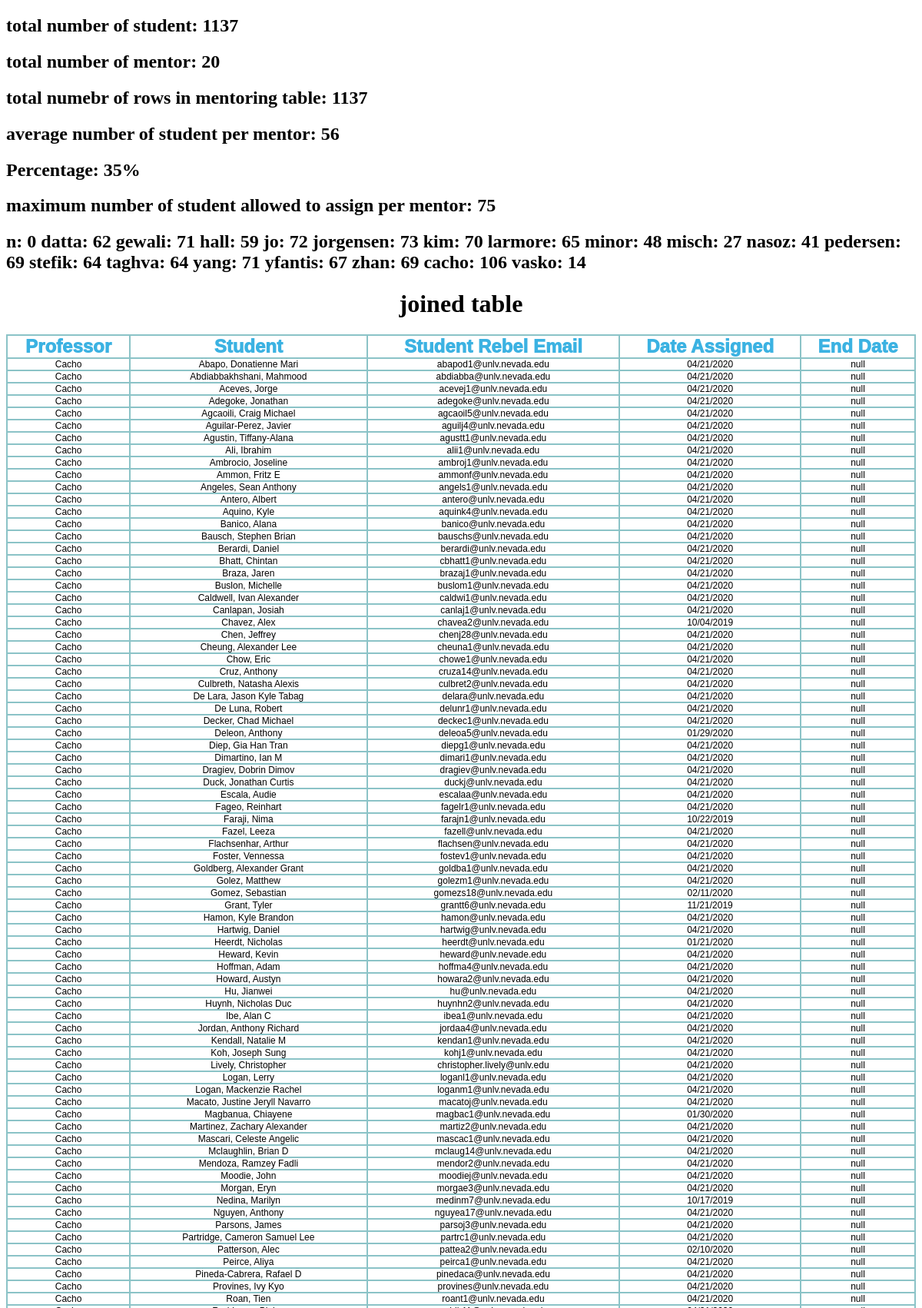
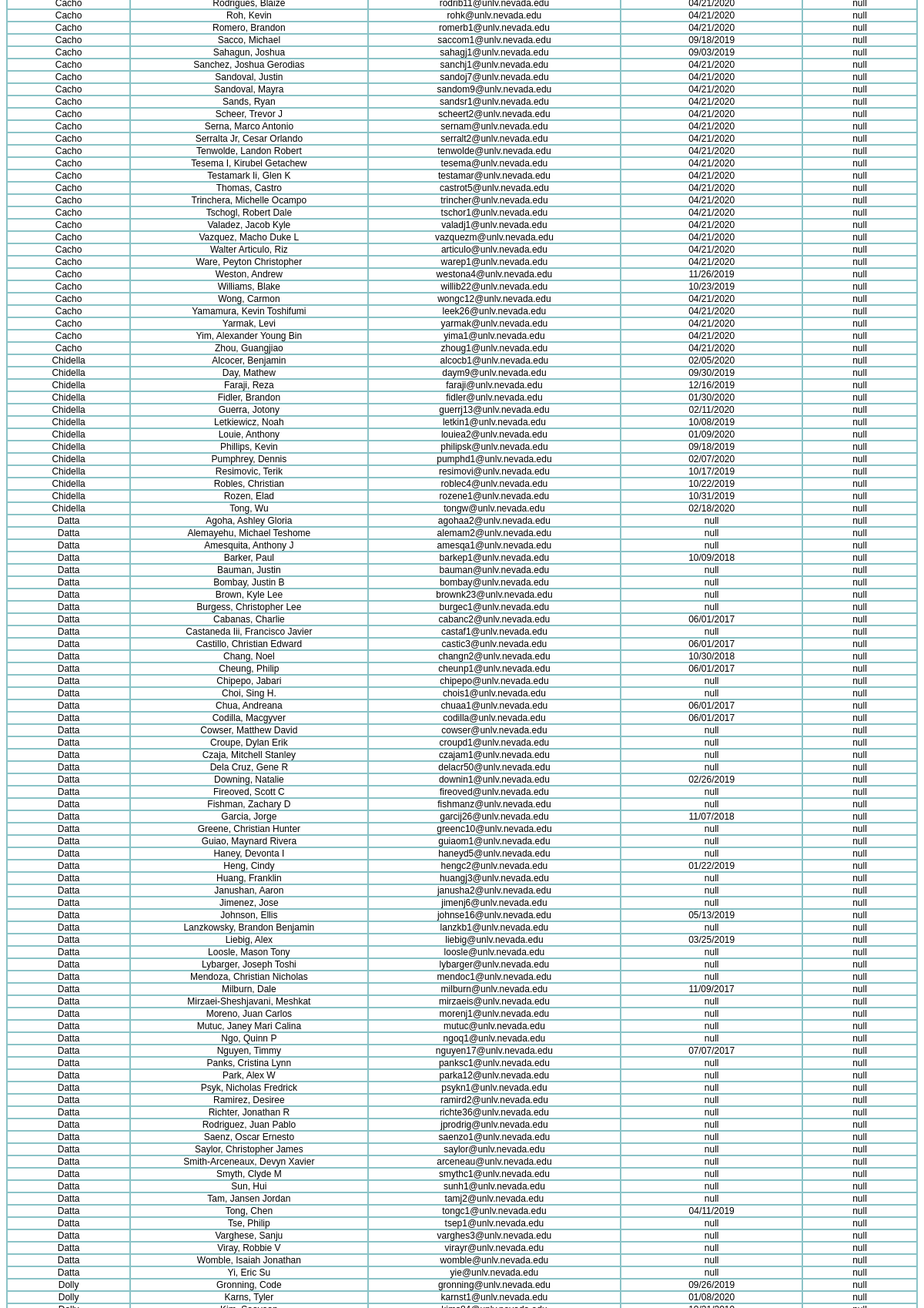
Page /showall (upper part) on the committed database (2 pictures, top to bottom).
### tables this page shows
CREATE TABLE professor ( 
	ID INTEGER PRIMARY KEY AUTOINCREMENT ,
	lastname VARCHAR(255) NOT NULL,  
	firstname VARCHAR(255) NOT NULL,
	email VARCHAR(255),
	UNIQUE(lastname,firstname,email)
	);

### app.py (the view)
@app.route('/showall',methods = ['POST', 'GET'])
def showall():
	return render_template("showall.html",
	mentoring_tables=[readDatabaseIntoDataframe(connection).to_html(classes='data',index=False)],
	student_table=[readTableIntoDataFrame(connection,"student").to_html(classes='data',index=False)],
	professor_table=[readTableIntoDataFrame(connection,"professor").to_html(classes='data',index=False)],
	mentor_table=[readTableIntoDataFrame(connection,"mentoring").to_html(classes='data',index=False)],
	offline_data_table=[readTableIntoDataFrame(connection,'offline_data').to_html(classes='data',index=False)],
	numberForEachTable=getAllNumbers(cursor),
	professorDictionary=getProfessorAndStudentNumberInDicionary())

### app.py (called while the page is built)
def findProfessorNameById(cursor,id):
	sql_command = 'SELECT lastname, firstname FROM professor WHERE ID = "' + str(id) + '";'
	cursor.execute(sql_command)
	rows = cursor.fetchall()
	if len(rows) == 0:
		return "null"
	for row in rows:
		return(row[0],row[1])

def getNumberOfStudentForMentorID(cursor,professor_id):
	sql_command = 'SELECT COUNT(*) FROM mentoring where professor_id = '+ str(professor_id) + ';'
	cursor.execute(sql_command)
	rows = cursor.fetchall()
	if len(rows) == 0:
		return "null"
	for row in rows:
		return(row[0])

def getProfessorAndStudentNumberInDicionary():
	professorDictionary = {}
	for i in range(1,numberOfCountInTable(cursor,'professor')+1):
		professorDictionary.update({findProfessorNameById(cursor,i)[0] : getNumberOfStudentForMentorID(cursor,i)})
	return professorDictionary

def getDataFromOffline_dataTable(cursor,data_name):
    sql_command = 'SELECT data_value FROM offline_data WHERE data_name = "'  + str(data_name) + '";'
    cursor.execute(sql_command)
    rows = cursor.fetchall()
    if len(rows) == 0:
            return "null"
    for row in rows:
        return(row[0])

def readTableIntoDataFrame(connection,tableName):
	sql_command = "SELECT * from " + tableName
	df =  pd.read_sql_query(sql_command, connection)
	return df

def numberOfCountInTable(cursor,tableName):
	sql_command = 'SELECT COUNT(*) FROM '+ tableName +';'
	cursor.execute(sql_command)
	rows = cursor.fetchall()
	if len(rows) == 0:
		return "null"
	for row in rows:
		return row[0]

def getAllNumbers(cursor):
	margin = float(getDataFromOffline_dataTable(cursor,'DOUBLE_margin_for_max_student_count'))
	returnArr = [numberOfCountInTable(cursor,'student'),numberOfCountInTable(cursor,'professor'),numberOfCountInTable(cursor,'mentoring')]
	averageStudentPerMentor = int(numberOfCountInTable(cursor,'student')/numberOfCountInTable(cursor,'professor'))
	maximumStudentPerMentor = int(averageStudentPerMentor * (1+margin))
	returnArr.append(averageStudentPerMentor)
	returnArr.append(maximumStudentPerMentor)
	returnArr.append(margin)
	return returnArr

@app.after_request
def add_header(r):
	r.headers["Cache-Control"] = "no-cache, no-store, must-revalidate"
	r.headers["Pragma"] = "no-cache"
	r.headers["Expires"] = "0"
	r.headers['Cache-Control'] = 'public, max-age=0'
	return r

### templates/showall.html (shortened to what this page needs)
<!doctype html>
<html>
    <head>
    </head>
	<body>
  <h2>total number of student: {{numberForEachTable[0]}}</h2>
  <h2>total number of mentor: {{numberForEachTable[1]}}</h2>
  <h2>total numebr of rows in mentoring table: {{numberForEachTable[2]}}</h2>
  <h2>average number of student per mentor: {{numberForEachTable[3]}}</h2>
  <h2>Percentage: {{(numberForEachTable[5] * 100)|round|int}}%</h2>
  <h2>maximum number of student allowed to assign per mentor: {{numberForEachTable[4]}}</h2>
  <h2>
  {%   for key, value in professorDictionary.items() %}
    {{key}}:  {{value}}
  {%endfor%}
  </h2>
	<h1 style="text-align: center;"> joined table</h1>
	<table>
	{% for table in mentoring_tables %}
	{{ table|safe }}
	{% endfor %}
	</table>
	</body>
</html>

### templates/showall.html (style rules this page uses)
table { font-family: arial, sans-serif; border-collapse: collapse; width: 100%; }
td, th { border: 2px solid #8bc3c7; text-align: center; border-radius: 2px; color: #000000; padding: 0px; font-size: 1vw; }
th { font-size: 2vw; color: #3bb2e2; font-weight: 1000; }

### rows in the picture
professor: lastname "datta", value "62"
professor: lastname "gewali", value "71"
professor: lastname "hall", value "59"
professor: lastname "jo", value "72"
professor: lastname "jorgensen", value "73"
professor: lastname "kim", value "70"
professor: lastname "larmore", value "65"
professor: lastname "minor", value "48"
professor: lastname "misch", value "27"
professor: lastname "nasoz", value "41"
professor: lastname "pedersen", value "69"
professor: lastname "stefik", value "64"
professor: lastname "taghva", value "64"
professor: lastname "yang", value "71"
professor: lastname "yfantis", value "67"
professor: lastname "zhan", value "69"
professor: lastname "cacho", value "106"
professor: lastname "vasko", value "14"

### other values in the picture
{{ numberForEachTable[0] }} "1137"
{{ numberForEachTable[1] }} "20"
{{ numberForEachTable[2] }} "1137"
{{ numberForEachTable[3] }} "56"
{{ (numberForEachTable[5] * 100)|round|int }} "35"
{{ numberForEachTable[4] }} "75"
{{ key }} "n"
{{ value }} "0"
